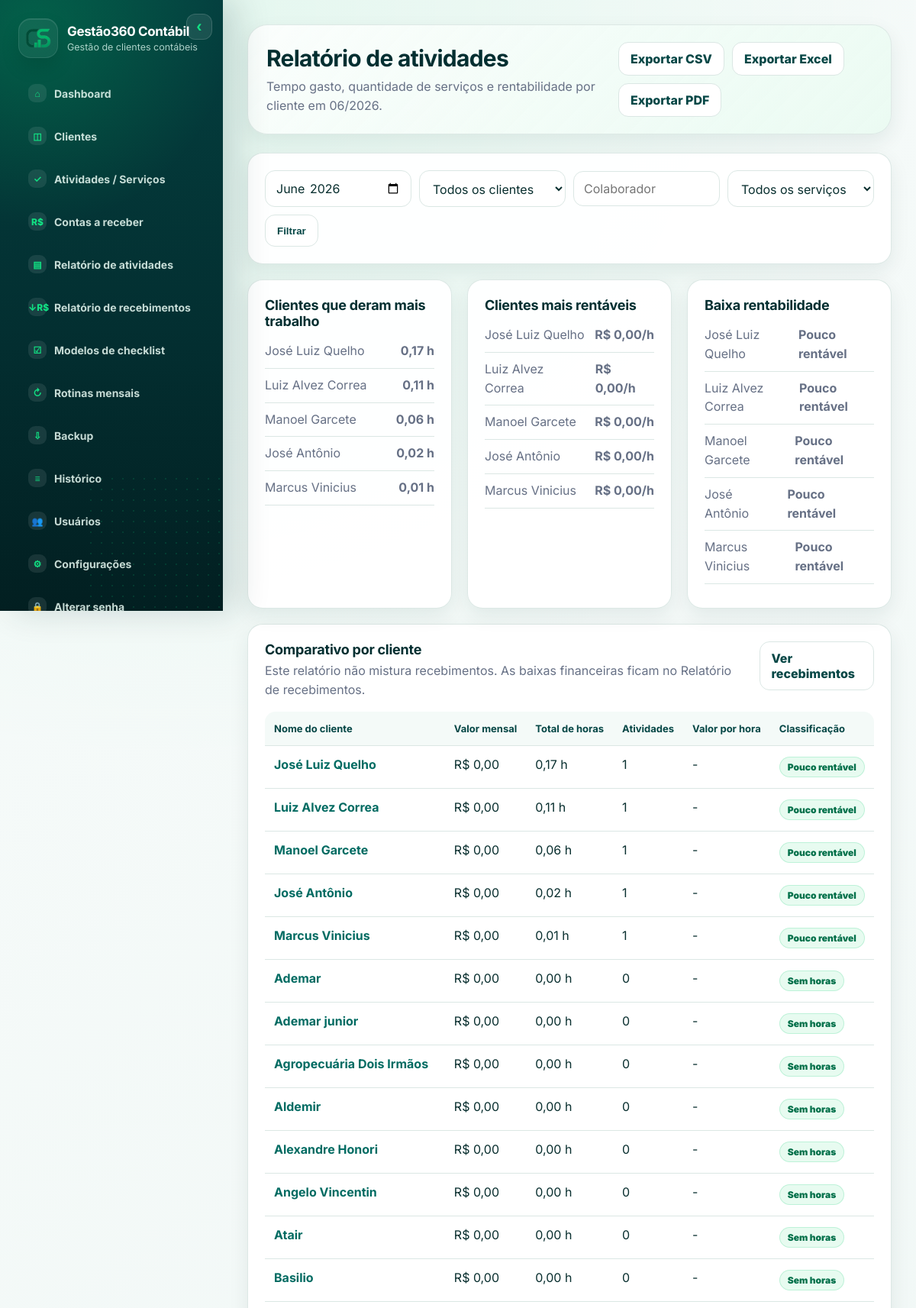
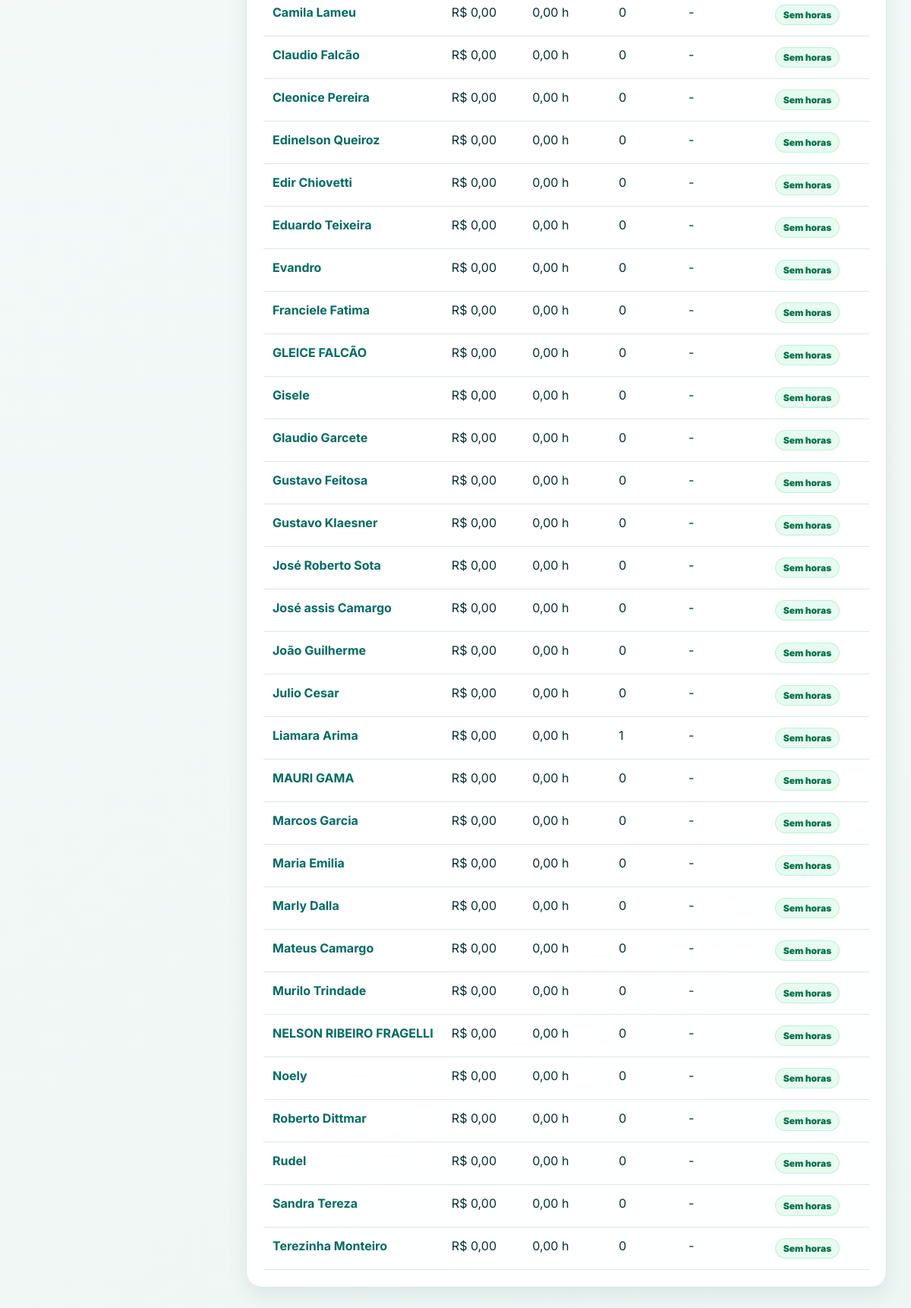
The page /relatorio-mensal (signed in) on the database its author committed (2 pictures, top to bottom).
### tables this page shows
CREATE TABLE clients (
                id INTEGER PRIMARY KEY AUTOINCREMENT,
                name TEXT NOT NULL,
                document TEXT,
                client_type TEXT,
                phone TEXT,
                email TEXT,
                responsible TEXT,
                monthly_fee REAL NOT NULL DEFAULT 0,
                status TEXT NOT NULL DEFAULT 'Ativo',
                notes TEXT,
                created_at TEXT NOT NULL DEFAULT CURRENT_TIMESTAMP
            );

### app.py (the view)
@app.route("/relatorio-mensal")
@login_required
def monthly_report():
    month = request.args.get("month") or current_month()
    client_id = request.args.get("client_id", "")
    collaborator = request.args.get("collaborator", "").strip()
    service_type = request.args.get("service_type", "").strip()
    report = build_monthly_report(month, client_id=client_id or None, collaborator=collaborator or None, service_type=service_type or None)
    clients_list = query_all("SELECT id, name FROM clients ORDER BY name")
    most_work = sorted(report, key=lambda x: x["total_hours"], reverse=True)[:5]
    most_profitable = sorted([r for r in report if r["value_per_hour"] is not None], key=lambda x: x["value_per_hour"], reverse=True)[:5]
    low_profit = sorted([r for r in report if r["rentability"] in ("Atenção", "Pouco rentável")], key=lambda x: x["score_sort"])[:5]
    return render_template(
        "report.html", report=report, month=month, clients=clients_list, client_id=str(client_id),
        collaborator=collaborator, service_type=service_type, service_types=SERVICE_TYPES,
        most_work=most_work, most_profitable=most_profitable, low_profit=low_profit
    )

### app.py (called while the page is built, shortened)
def using_remote_database():
    return bool(TURSO_DATABASE_URL)

def get_db():
    os.makedirs(RUNTIME_DIR, exist_ok=True)
    conn = sqlite3.connect(DB_PATH)
    conn.row_factory = sqlite3.Row
    conn.execute("PRAGMA foreign_keys = ON")
    return conn

def query_all(sql, params=()):
    with get_db() as conn:
        return conn.execute(sql, params).fetchall()

def money(value):
    try:
        value = float(value or 0)
    except (TypeError, ValueError):
        value = 0
    formatted = f"{value:,.2f}".replace(",", "X").replace(".", ",").replace("X", ".")
    return f"R$ {formatted}"

def hours(value):
    try:
        value = float(value or 0)
    except (TypeError, ValueError):
        value = 0
    return f"{value:.2f} h".replace(".", ",")

def month_label(month):
    try:
        dt = datetime.strptime(month + "-01", "%Y-%m-%d")
        return dt.strftime("%m/%Y")
    except Exception:
        return month

def current_month():
    return date.today().strftime("%Y-%m")

def can_view_financial():
    if session.get("role") == "Administrador":
        return True
    hidden = query_one("SELECT value FROM settings WHERE key = 'hide_financial_for_collab'")
    return not (hidden and hidden["value"] == "1")

def login_required(fn):
    @wraps(fn)
    def wrapper(*args, **kwargs):
        if not session.get("user_id"):
            return redirect(url_for("login"))
        return fn(*args, **kwargs)
    return wrapper

def month_range(month):
    if not month:
        month = current_month()
    start = month + "-01"
    year, mon = map(int, month.split("-"))
    if mon == 12:
        end = f"{year + 1}-01-01"
    else:
        end = f"{year}-{mon + 1:02d}-01"
    return start, end

def rentability_label(value_per_hour):
    if value_per_hour is None:
        return "Sem horas"
    if value_per_hour >= 150:
        return "Muito rentável"
    if value_per_hour >= 80:
        return "Rentável"
    if value_per_hour >= 40:
        return "Atenção"
    return "Pouco rentável"

@app.context_processor
def inject_globals():
    return {
        "app_name": APP_NAME,
        "money": money,
        "hours": hours,
        "month_label": month_label,
        "can_view_financial": can_view_financial(),
        "current_month": current_month(),
    }

### templates/report.html
{% extends "base.html" %}
{% block content %}
<div class="page-header">
    <div>
        <h1>Relatório de atividades</h1>
        <p>Tempo gasto, quantidade de serviços e rentabilidade por cliente em {{ month_label(month) }}.</p>
    </div>
    <div class="actions-row">
        <a class="btn" href="{{ url_for('export_report', month=month, client_id=client_id, collaborator=collaborator, service_type=service_type, format='csv') }}">Exportar CSV</a>
        <a class="btn" href="{{ url_for('export_report', month=month, client_id=client_id, collaborator=collaborator, service_type=service_type, format='xlsx') }}">Exportar Excel</a>
        <a class="btn" href="{{ url_for('export_report', month=month, client_id=client_id, collaborator=collaborator, service_type=service_type, format='pdf') }}">Exportar PDF</a>
    </div>
</div>
<section class="card">
    <form class="filters" method="get">
        <input type="month" name="month" value="{{ month }}">
        <select name="client_id"><option value="">Todos os clientes</option>{% for c in clients %}<option value="{{ c.id }}" {% if client_id == c.id|string %}selected{% endif %}>{{ c.name }}</option>{% endfor %}</select>
        <input name="collaborator" placeholder="Colaborador" value="{{ collaborator }}">
        <select name="service_type"><option value="">Todos os serviços</option>{% for s in service_types %}<option value="{{ s }}" {% if service_type == s %}selected{% endif %}>{{ s }}</option>{% endfor %}</select>
        <button class="btn">Filtrar</button>
    </form>
</section>
<div class="grid three">
    <section class="card"><h2>Clientes que deram mais trabalho</h2>{% for r in most_work %}<p class="rank-line"><span>{{ r.name }}</span><strong>{{ hours(r.total_hours) }}</strong></p>{% else %}<p>Sem dados.</p>{% endfor %}</section>
    {% if can_view_financial %}<section class="card"><h2>Clientes mais rentáveis</h2>{% for r in most_profitable %}<p class="rank-line"><span>{{ r.name }}</span><strong>{{ money(r.value_per_hour) }}/h</strong></p>{% else %}<p>Sem dados.</p>{% endfor %}</section>{% endif %}
    {% if can_view_financial %}<section class="card"><h2>Baixa rentabilidade</h2>{% for r in low_profit %}<p class="rank-line"><span>{{ r.name }}</span><strong>{{ r.rentability }}</strong></p>{% else %}<p>Sem dados.</p>{% endfor %}</section>{% endif %}
</div>
<section class="card">
    <div class="section-heading">
        <div>
            <h2>Comparativo por cliente</h2>
            <p>Este relatório não mistura recebimentos. As baixas financeiras ficam no Relatório de recebimentos.</p>
        </div>
        {% if can_view_financial %}<a class="btn secondary" href="{{ url_for('receipts_report', month=month) }}">Ver recebimentos</a>{% endif %}
    </div>
    <table>
        <thead>
            <tr>
                <th>Nome do cliente</th>
                {% if can_view_financial %}<th>Valor mensal</th>{% endif %}
                <th>Total de horas</th>
                <th>Atividades</th>
                {% if can_view_financial %}<th>Valor por hora</th><th>Classificação</th>{% endif %}
            </tr>
        </thead>
        <tbody>
            {% for r in report %}
            <tr>
                <td><a href="{{ url_for('client_detail', client_id=r.id, month=month) }}"><strong>{{ r.name }}</strong></a></td>
                {% if can_view_financial %}<td>{{ money(r.monthly_fee) }}</td>{% endif %}
                <td>{{ hours(r.total_hours) }}</td>
                <td>{{ r.activities_count }}</td>
                {% if can_view_financial %}
                <td>{{ money(r.value_per_hour) if r.value_per_hour else '-' }}</td>
                <td><span class="badge">{{ r.rentability }}</span></td>
                {% endif %}
            </tr>
            {% else %}<tr><td colspan="6">Sem dados para o filtro escolhido.</td></tr>{% endfor %}
        </tbody>
    </table>
</section>
{% endblock %}

### static/style.css (style rules this page uses)
:root { --bg: #eef6f4; --bg-2: #f7fbfa; --panel: #ffffff; --ink: #092f2f; --muted: #667085; --line: #dbe7e4; --primary: #064746; --primary-dark: #032f31; --primary-2: #006b62; --accent: #00c76a; --accent-2: #11e083; --accent-soft: #e7fbf0; --success: #008f57; --warning: #b7791f; --danger: #c0392b; --soft: #f1f8f6; --shadow: 0 18px 45px rgba(3, 47, 49, .11); --shadow-soft: 0 10px 26px rgba(3, 47, 49, .08); --radius: 20px; }
* { box-sizing: border-box; }
html { scroll-behavior: smooth; }
body { margin: 0; font-family: Inter, Segoe UI, Arial, sans-serif; background: radial-gradient(circle at 18% 0%, rgba(0, 199, 106, .08), transparent 28%), linear-gradient(145deg, var(--bg-2), var(--bg)); color: var(--ink); min-height: 100vh; }
a { color: var(--primary-2); text-decoration: none; }
.page-header { display: flex; justify-content: space-between; align-items: center; gap: 18px; margin-bottom: 24px; padding: 22px 24px; border-radius: 26px; background: linear-gradient(135deg, rgba(255,255,255,.82), rgba(231,251,240,.70)); border: 1px solid rgba(219, 231, 228, .9); box-shadow: var(--shadow-soft); }
h1 { margin: 0; font-size: 30px; letter-spacing: -.75px; color: var(--primary-dark); }
h2 { margin: 0 0 16px; font-size: 18px; color: var(--primary-dark); letter-spacing: -.25px; }
p { color: var(--muted); line-height: 1.55; }
.page-header p { margin: 7px 0 0; }
.card { background: rgba(255,255,255,.94); border: 1px solid rgba(219, 231, 228, .95); border-radius: var(--radius); box-shadow: var(--shadow-soft); padding: 22px; margin-bottom: 20px; overflow: hidden; }
.grid { display: grid; gap: 20px; }
.grid.three { grid-template-columns: repeat(3, minmax(0, 1fr)); }
.btn { border: 1px solid var(--line); background: #fff; color: var(--primary); padding: 11px 15px; border-radius: 13px; font-weight: 800; cursor: pointer; display: inline-flex; align-items: center; justify-content: center; gap: 6px; transition: .18s ease; min-height: 42px; }
.actions-row { display: flex; gap: 10px; flex-wrap: wrap; }
.inline-form, .filters { display: flex; gap: 10px; align-items: center; flex-wrap: wrap; }
.filters input, .filters select { min-width: 190px; flex: 1; }
input, select, textarea { width: 100%; border: 1px solid var(--line); background: #fff; color: var(--ink); border-radius: 13px; padding: 12px 13px; font: inherit; outline: none; transition: .16s ease; }
table { width: 100%; border-collapse: separate; border-spacing: 0; }
th, td { text-align: left; padding: 14px 12px; border-bottom: 1px solid var(--line); vertical-align: top; }
th { color: var(--primary); background: #f4faf8; font-size: 13px; white-space: nowrap; }
thead th:first-child { border-top-left-radius: 14px; }
thead th:last-child { border-top-right-radius: 14px; }
.badge { display: inline-flex; background: var(--accent-soft); color: #04714b; border: 1px solid rgba(0,199,106,.18); padding: 5px 10px; border-radius: 999px; font-size: 12px; font-weight: 900; white-space: nowrap; }
.mini-list p, .rank-line { display: flex; justify-content: space-between; align-items: center; gap: 12px; padding-bottom: 10px; border-bottom: 1px solid var(--line); margin: 9px 0; }
.section-heading { display: flex; align-items: flex-start; justify-content: space-between; gap: 18px; margin-bottom: 16px; }
.section-heading h2 { margin-bottom: 5px; }
.section-heading p { margin: 0; }

### rows shown on the page
clients: name "José Luiz Quelho", hours "0,17 h", value_per_hour "R$ 0,00", rentability "Pouco rentável", monthly_fee "R$ 0,00", activities_count "1", value_per_hour "-"
clients: name "Luiz Alvez Correa", hours "0,11 h", value_per_hour "R$ 0,00", rentability "Pouco rentável", monthly_fee "R$ 0,00", activities_count "1", value_per_hour "-"
clients: name "Manoel Garcete", hours "0,06 h", value_per_hour "R$ 0,00", rentability "Pouco rentável", monthly_fee "R$ 0,00", activities_count "1", value_per_hour "-"
clients: name "José Antônio", hours "0,02 h", value_per_hour "R$ 0,00", rentability "Pouco rentável", monthly_fee "R$ 0,00", activities_count "1", value_per_hour "-"
clients: name "Marcus Vinicius", hours "0,01 h", value_per_hour "R$ 0,00", rentability "Pouco rentável", monthly_fee "R$ 0,00", activities_count "1", value_per_hour "-"
clients: name "Ademar", monthly_fee "R$ 0,00", hours "0,00 h", activities_count "0", value_per_hour "-", rentability "Sem horas"
clients: name "Ademar junior", monthly_fee "R$ 0,00", hours "0,00 h", activities_count "0", value_per_hour "-", rentability "Sem horas"
clients: name "Agropecuária Dois Irmãos", monthly_fee "R$ 0,00", hours "0,00 h", activities_count "0", value_per_hour "-", rentability "Sem horas"
clients: name "Aldemir", monthly_fee "R$ 0,00", hours "0,00 h", activities_count "0", value_per_hour "-", rentability "Sem horas"
clients: name "Alexandre Honori", monthly_fee "R$ 0,00", hours "0,00 h", activities_count "0", value_per_hour "-", rentability "Sem horas"
clients: name "Angelo Vincentin", monthly_fee "R$ 0,00", hours "0,00 h", activities_count "0", value_per_hour "-", rentability "Sem horas"
clients: name "Atair", monthly_fee "R$ 0,00", hours "0,00 h", activities_count "0", value_per_hour "-", rentability "Sem horas"
clients: name "Basilio", monthly_fee "R$ 0,00", hours "0,00 h", activities_count "0", value_per_hour "-", rentability "Sem horas"
clients: name "Camila Lameu", monthly_fee "R$ 0,00", hours "0,00 h", activities_count "0", value_per_hour "-", rentability "Sem horas"
clients: name "Claudio Falcão", monthly_fee "R$ 0,00", hours "0,00 h", activities_count "0", value_per_hour "-", rentability "Sem horas"
clients: name "Cleonice Pereira", monthly_fee "R$ 0,00", hours "0,00 h", activities_count "0", value_per_hour "-", rentability "Sem horas"
clients: name "Edinelson Queiroz", monthly_fee "R$ 0,00", hours "0,00 h", activities_count "0", value_per_hour "-", rentability "Sem horas"
clients: name "Edir Chiovetti", monthly_fee "R$ 0,00", hours "0,00 h", activities_count "0", value_per_hour "-", rentability "Sem horas"
clients: name "Eduardo Teixeira", monthly_fee "R$ 0,00", hours "0,00 h", activities_count "0", value_per_hour "-", rentability "Sem horas"
clients: name "Evandro", monthly_fee "R$ 0,00", hours "0,00 h", activities_count "0", value_per_hour "-", rentability "Sem horas"
clients: name "Franciele Fatima", monthly_fee "R$ 0,00", hours "0,00 h", activities_count "0", value_per_hour "-", rentability "Sem horas"
clients: name "GLEICE FALCÃO", monthly_fee "R$ 0,00", hours "0,00 h", activities_count "0", value_per_hour "-", rentability "Sem horas"
clients: name "Gisele", monthly_fee "R$ 0,00", hours "0,00 h", activities_count "0", value_per_hour "-", rentability "Sem horas"
clients: name "Glaudio Garcete", monthly_fee "R$ 0,00", hours "0,00 h", activities_count "0", value_per_hour "-", rentability "Sem horas"
clients: name "Gustavo Feitosa", monthly_fee "R$ 0,00", hours "0,00 h", activities_count "0", value_per_hour "-", rentability "Sem horas"
clients: name "Gustavo Klaesner", monthly_fee "R$ 0,00", hours "0,00 h", activities_count "0", value_per_hour "-", rentability "Sem horas"
clients: name "José Roberto Sota", monthly_fee "R$ 0,00", hours "0,00 h", activities_count "0", value_per_hour "-", rentability "Sem horas"
clients: name "José assis Camargo", monthly_fee "R$ 0,00", hours "0,00 h", activities_count "0", value_per_hour "-", rentability "Sem horas"
clients: name "João Guilherme", monthly_fee "R$ 0,00", hours "0,00 h", activities_count "0", value_per_hour "-", rentability "Sem horas"
clients: name "Julio Cesar", monthly_fee "R$ 0,00", hours "0,00 h", activities_count "0", value_per_hour "-", rentability "Sem horas"
clients: name "Liamara Arima", monthly_fee "R$ 0,00", hours "0,00 h", activities_count "1", value_per_hour "-", rentability "Sem horas"
clients: name "MAURI GAMA", monthly_fee "R$ 0,00", hours "0,00 h", activities_count "0", value_per_hour "-", rentability "Sem horas"
clients: name "Marcos Garcia", monthly_fee "R$ 0,00", hours "0,00 h", activities_count "0", value_per_hour "-", rentability "Sem horas"
clients: name "Maria Emilia", monthly_fee "R$ 0,00", hours "0,00 h", activities_count "0", value_per_hour "-", rentability "Sem horas"
clients: name "Marly Dalla", monthly_fee "R$ 0,00", hours "0,00 h", activities_count "0", value_per_hour "-", rentability "Sem horas"
clients: name "Mateus Camargo", monthly_fee "R$ 0,00", hours "0,00 h", activities_count "0", value_per_hour "-", rentability "Sem horas"
clients: name "Murilo Trindade", monthly_fee "R$ 0,00", hours "0,00 h", activities_count "0", value_per_hour "-", rentability "Sem horas"
clients: name "NELSON RIBEIRO FRAGELLI", monthly_fee "R$ 0,00", hours "0,00 h", activities_count "0", value_per_hour "-", rentability "Sem horas"
clients: name "Noely", monthly_fee "R$ 0,00", hours "0,00 h", activities_count "0", value_per_hour "-", rentability "Sem horas"
clients: name "Roberto Dittmar", monthly_fee "R$ 0,00", hours "0,00 h", activities_count "0", value_per_hour "-", rentability "Sem horas"
clients: name "Rudel", monthly_fee "R$ 0,00", hours "0,00 h", activities_count "0", value_per_hour "-", rentability "Sem horas"
clients: name "Sandra Tereza", monthly_fee "R$ 0,00", hours "0,00 h", activities_count "0", value_per_hour "-", rentability "Sem horas"
clients: name "Terezinha Monteiro", monthly_fee "R$ 0,00", hours "0,00 h", activities_count "0", value_per_hour "-", rentability "Sem horas"

### other values the page prints
{{ app_name }} "Gestão360 Contábil"
{{ month_label(month) }} "06/2026"
